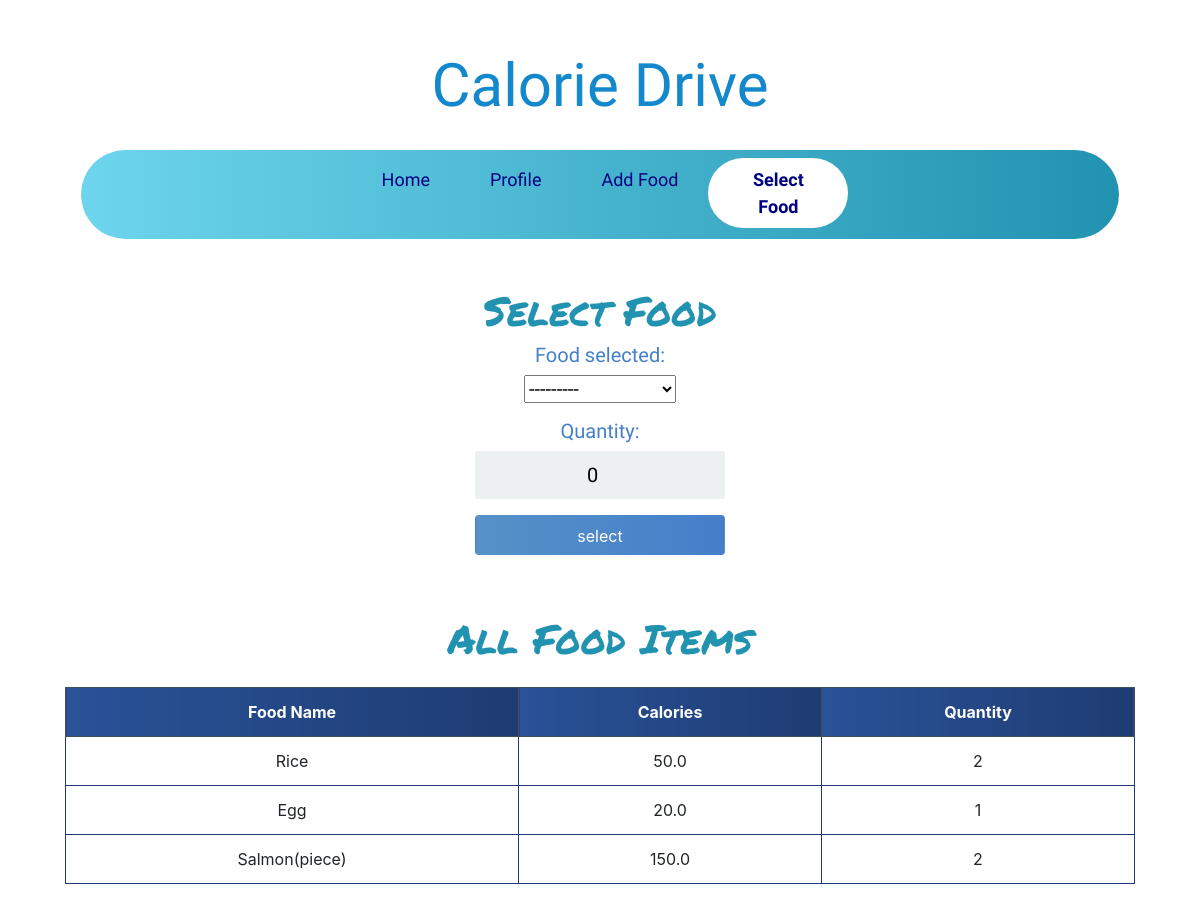
/select_food/ (signed in), run on the app's committed database.
### calories/models.py (models this page shows)
class Food(models.Model):
	name = models.CharField(max_length=200 ,null=False)
	quantity = models.PositiveIntegerField(null=False,default=0)
	calorie = models.FloatField(null=False,default=0)
	person_of = models.ForeignKey(User,null=True,on_delete=models.CASCADE)
	def __str__(self):
		return self.name

### calories/views.py (the view)
# urls.py: path('select_food/',select_food,name='select_food'),
@login_required
def select_food(request):
	person = Profile.objects.filter(person_of=request.user).last()
	food_items = Food.objects.filter(person_of=request.user)
	form = SelectFoodForm(request.user,instance=person)
	if request.method == 'POST':
		form = SelectFoodForm(request.user,request.POST,instance=person)
		if form.is_valid():
			form.save()
			return redirect('home')
	else:
		form = SelectFoodForm(request.user)
	context = {'form':form,'food_items':food_items}
	return render(request, 'select_food.html',context)

### calories/forms.py
class SelectFoodForm(forms.ModelForm):
    class Meta:
        model = Profile
        fields = ('food_selected','quantity',)
    def __init__(self, user, *args, **kwargs):
        super(SelectFoodForm, self).__init__(*args, **kwargs)
        self.fields['food_selected'].queryset = Food.objects.filter(person_of=user)

### templates/select_food.html (shortened to what this page needs)
{% extends 'base.html' %}
{% block content %}
    <div class="login mt-0">
        <div class="login-screen">
            <div class="app-title">
                <h1 class="headline">Select Food</h1>
            </div>
            <form method="POST" action="" class="login-form">
              <h5 class="form-labels">
                {{ form.as_p }}
            </h5>
                <input class="btn login_btn pt-2" type="submit" value="select">
            </form>
        </div>
    </div>
    <div class="container-fluid">
   <h1 class="headline text-center pb-3">All Food Items </h1>
        <table class="table table-bordered text-center">
            <thead class="thead-dark">
                <tr>
                    <th scope="col">Food Name</th>
                    <th scope="col">Calories</th>
                    <th scope="col">Quantity</th>
                </tr>
            </thead>
            <tbody>
                {% for food in food_items %}
                <tr>
                    <td>{{ food.name }}</td>
                    <td>{{ food.calorie }}</td>
                    <td>{{ food.quantity }}</td>
                </tr>
                {% endfor %}
            </tbody>
        </table>
     </div>
{% endblock content %}

### static/css/base.css (style rules this page uses)
body { font-family: Arial; background-color: #3498DB; padding: 50px; }
.login { margin: 20px auto; width: 300px; }
.login-screen { background-color: #FFF; padding: 20px; border-radius: 5px }
.app-title { text-align: center; color: #777; }
.login-form { text-align: center; }
input { text-align: center; background-color: #ECF0F1; border: 2px solid transparent; border-radius: 3px; font-size: 16px; font-weight: 200; padding: 10px 0; width: 250px; transition: border .5s; }
.btn { background: #457fca; background: -webkit-linear-gradient(to right, #5691c8, #457fca); background: linear-gradient(to right, #5691c8, #457fca); color: white !important; font-size: 16px; line-height: 25px; padding: 10px 0; text-decoration: none; text-shadow: none; border-radius: 3px; box-shadow: none; transition: 0.25s; display: block; width: 250px; margin: 0 auto; }
th { background: #1e3c72; background: -webkit-linear-gradient(to right, #2a5298, #1e3c72); background: linear-gradient(to right, #2a5298, #1e3c72); }
.headline { font-family: 'Permanent Marker', cursive; padding-top:20px; color: #2193b0; color: -webkit-linear-gradient(to right, #6dd5ed, #2193b0); color: linear-gradient(to right, #6dd5ed, #2193b0); }
.table { background-color: white; color: #18AD7C; }
table.table-bordered > thead > tr > th { border:1px solid #1e3c72; }
table.table-bordered > tbody > tr > td { border:1px solid #1e3c72; }
.form-labels { font-family: 'Titillium Web', sans-serif; color:#457fca; }

### data on the page
Food: name "Rice", calorie "50.0", quantity "2"
Food: name "Egg", calorie "20.0", quantity "1"
Food: name "Salmon(piece)", calorie "150.0", quantity "2"
